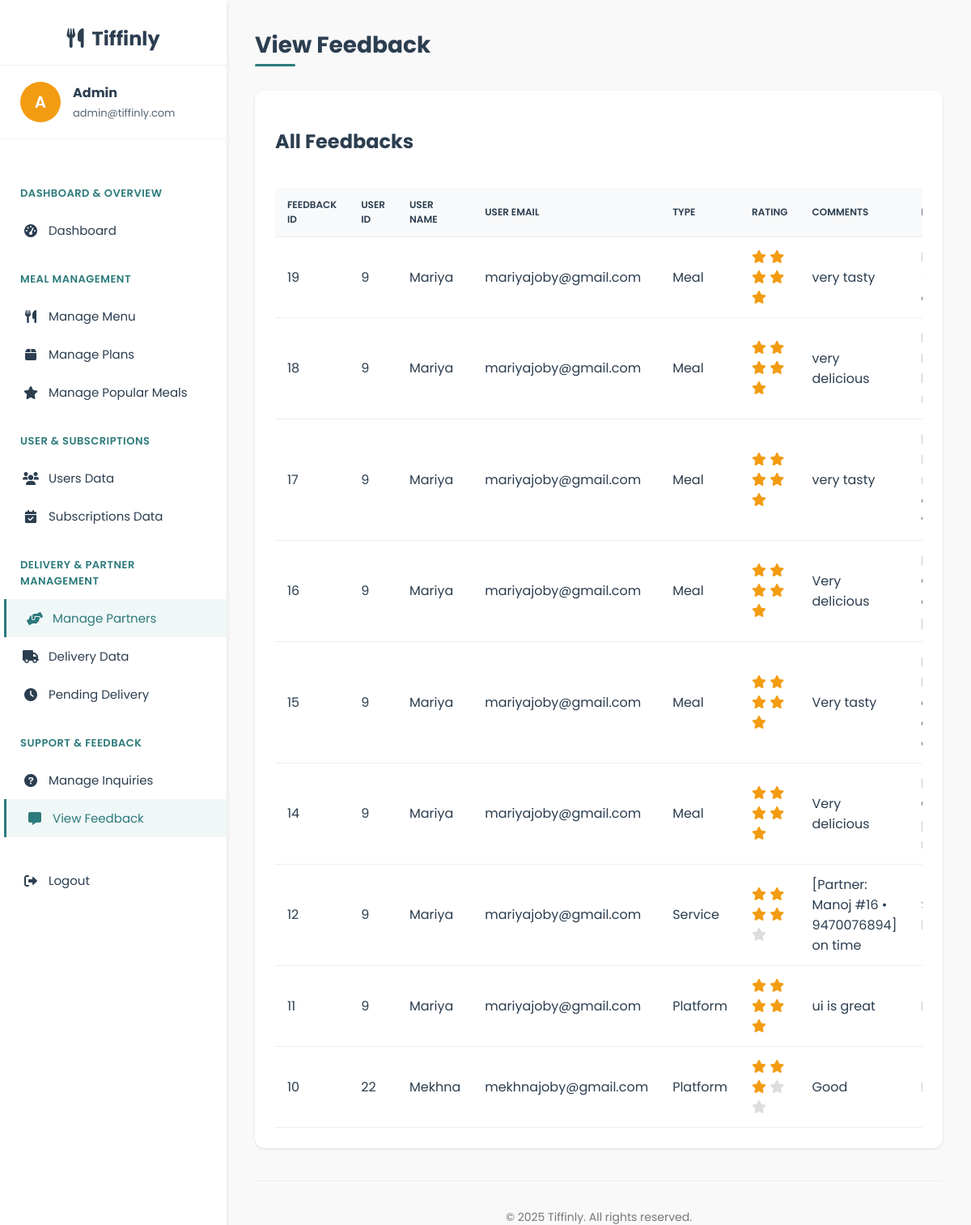
Screenshot of /admin/view_feedback.php (signed in) with the database file from the repository.
### tables this page shows
CREATE TABLE `feedback` (
  `feedback_id` int(11) NOT NULL,
  `user_id` int(11) NOT NULL,
  `feedback_type` enum('meal','service','platform') NOT NULL,
  `rating` tinyint(4) NOT NULL CHECK (`rating` between 1 and 5),
  `comments` text DEFAULT NULL,
  `meal_description` varchar(255) DEFAULT NULL COMMENT 'Optional field for meal feedback',
  `delivery_date` date DEFAULT NULL COMMENT 'Optional field for service feedback',
  `created_at` timestamp NOT NULL DEFAULT current_timestamp(),
  `updated_at` timestamp NOT NULL DEFAULT current_timestamp() ON UPDATE current_timestamp()
);

CREATE TABLE `users` (
  `user_id` int(11) NOT NULL,
  `name` varchar(100) NOT NULL,
  `email` varchar(100) NOT NULL,
  `password` varchar(255) NOT NULL,
  `phone` varchar(15) DEFAULT NULL,
  `role` enum('user','admin','delivery') DEFAULT 'user',
  `created_at` timestamp NOT NULL DEFAULT current_timestamp(),
  `security_question` varchar(255) NOT NULL,
  `security_answer` varchar(255) NOT NULL
);

### admin/view_feedback.php (the view, shortened to what this page needs)
<?php
$db = new mysqli('localhost', 'root', '', 'tiffinly');
$admin_name = $_SESSION['name'];
$admin_email = $_SESSION['email'];
$feedback_result = $db->query("SELECT f.feedback_id, u.user_id, u.name AS user_name, u.email AS user_email, f.rating, f.comments, f.feedback_type, f.meal_description, f.delivery_date, f.created_at FROM feedback f JOIN users u ON f.user_id = u.user_id ORDER BY f.created_at DESC");
?>
<!DOCTYPE html>
<html lang="en">
<head>
    <link rel="stylesheet" href="https://cdnjs.cloudflare.com/ajax/libs/font-awesome/6.0.0-beta3/css/all.min.css">
</head>
<body>
    <div class="dashboard-container">
        <div class="sidebar">
            <div class="sidebar-header">
                <i class="fas fa-utensils"></i>&nbsp; Tiffinly
            </div>
            <div class="admin-profile">
                <div class="admin-avatar">
                    <?php echo strtoupper(substr($admin_name, 0, 1)); ?>
                </div>
                <div class="admin-info">
                    <h4><?php echo htmlspecialchars($admin_name); ?></h4>
                    <p><?php echo htmlspecialchars($admin_email); ?></p>
                </div>
            </div>
            <div class="sidebar-menu">
                <div class="menu-category">Dashboard & Overview</div>
                <a href="admin_dashboard.php" class="menu-item">
                    <i class="fas fa-tachometer-alt"></i> Dashboard
                </a>
                <div class="menu-category">Meal Management</div>
                <a href="manage_menu.php" class="menu-item">
                    <i class="fas fa-utensils"></i> Manage Menu
                </a>
                <a href="manage_plans.php" class="menu-item">
                    <i class="fas fa-box"></i> Manage Plans
                </a>
                <a href="manage_popular_meals.php" class="menu-item">
                    <i class="fas fa-star"></i> Manage Popular Meals
                </a>
                <div class="menu-category">User & Subscriptions</div>
                <a href="manage_users.php" class="menu-item">
                    <i class="fas fa-users"></i> Users Data
                </a>
                <a href="manage_subscriptions.php" class="menu-item">
                    <i class="fas fa-calendar-check"></i>Subscriptions Data
                </a>
                <div class="menu-category">Delivery & Partner Management</div>
                <a href="manage_partners.php" class="menu-item active">
                    <i class="fas fa-hands-helping"></i> Manage Partners
                </a>
                <a href="manage_delivery.php" class="menu-item">
                    <i class="fas fa-truck"></i>  Delivery Data
                </a>
                <a href="pending_delivery.php" class="menu-item">
                    <i class="fas fa-clock"></i> Pending Delivery
                </a>
                <div class="menu-category">Support & Feedback</div>
                <a href="manage_inquiries.php" class="menu-item">
                    <i class="fas fa-question-circle"></i> Manage Inquiries
                </a>
                <a href="view_feedback.php" class="menu-item active">
                    <i class="fas fa-comment-alt"></i> View Feedback
                </a>
                <div style="margin-top: 30px;">
                    <a href="../logout.php" class="menu-item">
                        <i class="fas fa-sign-out-alt"></i> Logout
                    </a>
                </div>
            </div>
        </div>
        <div class="main-content">
            <div class="header">
                <h1>View Feedback</h1>
            </div>
            <div class="content-card">
                <h2>All Feedbacks</h2>
                <div class="table-container">
                    <table>
                        <thead>
                            <tr>
                                <th>Feedback ID</th>
                                <th>User ID</th>
                                <th>User Name</th>
                                <th>User Email</th>
                                <th>Type</th>
                                <th>Rating</th>
                                <th>Comments</th>
                                <th>Meal</th>
                            </tr>
                        </thead>
                        <tbody>
                            <?php while($row = $feedback_result->fetch_assoc()): ?>
                            <tr>
                                <td><?php echo htmlspecialchars($row['feedback_id']); ?></td>
                                <td><?php echo htmlspecialchars($row['user_id']); ?></td>
                                <td><?php echo htmlspecialchars($row['user_name']); ?></td>
                                <td><?php echo htmlspecialchars($row['user_email']); ?></td>
                                <td><?php echo htmlspecialchars(ucfirst($row['feedback_type'])); ?></td>
                                <td>
                                    <?php for($i = 1; $i <= 5; $i++): ?>
                                        <i class="fas fa-star" style="color: <?php echo $i <= $row['rating'] ? '#F39C12' : '#ddd'; ?>;"></i>
                                    <?php endfor; ?>
                                </td>
                                <td><?php echo htmlspecialchars(substr($row['comments'], 0, 100)) . (strlen($row['comments']) > 100 ? '...' : ''); ?></td>
                                <td>
                                </td>
                            </tr>
                            <?php endwhile; ?>
                        </tbody>
                    </table>
                </div>
            </div>
            <footer>
                <p>&copy; 2025 Tiffinly. All rights reserved.</p>
            </footer>
        </div>
    </div>
</body>
</html>

### admin/view_feedback.php (style rules this page uses)
:root { --primary-color: #2C7A7B; --secondary-color: #F39C12; --accent-color: #F1C40F; --dark-color: #2C3E50; --light-color: #F9F9F9; --success-color: #27AE60; --error-color: #E74C3C; --shadow-sm: 0 1px 3px rgba(0,0,0,0.12); --shadow-md: 0 4px 6px rgba(0,0,0,0.1); --shadow-lg: 0 10px 25px rgba(0,0,0,0.1); --transition-fast: all 0.2s ease; --transition-medium: all 0.3s ease; --transition-slow: all 0.5s ease; }
body { font-family: 'Poppins', sans-serif; margin: 0; padding: 0; background-color: var(--light-color); color: var(--dark-color); overflow-x: hidden; }
.dashboard-container { display: grid; grid-template-columns: 280px 1fr; min-height: 100vh; height: 100vh; overflow: hidden; }
.sidebar { background-color: white; box-shadow: var(--shadow-md); padding: 30px 0; z-index: 10; animation: slideInLeft 0.6s ease-out; height: 100vh; overflow-y: auto; position: sticky; top: 0; }
.sidebar-header { font-family: 'Poppins', sans-serif; font-weight: 700; font-size: 24px; padding: 0 25px 15px; border-bottom: 1px solid #f0f0f0; text-align: center; color: #2C3E50; animation: fadeIn 0.8s ease-out; }
.admin-profile { display: flex; align-items: center; padding: 20px 25px; border-bottom: 1px solid #f0f0f0; margin-bottom: 15px; }
.admin-avatar { width: 50px; height: 50px; border-radius: 50%; background-color: #F39C12; display: flex; align-items: center; justify-content: center; margin-right: 15px; font-size: 20px; font-weight: 600; color: white; }
.admin-info h4 { margin: 0; font-size: 16px; }
.admin-info p { margin: 3px 0 0; font-size: 13px; opacity: 0.8; }
.sidebar-menu { padding: 15px 0; }
.menu-category { color: var(--primary-color); font-size: 13px; font-weight: 600; text-transform: uppercase; letter-spacing: 0.5px; padding: 12px 25px; margin-top: 15px; animation: fadeIn 0.6s ease-out; }
.menu-item { padding: 12px 25px; display: flex; align-items: center; color: var(--dark-color); text-decoration: none; transition: var(--transition-medium); font-size: 15px; border-left: 3px solid transparent; position: relative; overflow: hidden; }
.menu-item:before { content: ''; position: absolute; top: 0; left: -100%; width: 100%; height: 100%; background: linear-gradient(90deg, transparent, rgba(44, 122, 123, 0.1), transparent); transition: var(--transition-medium); }
.menu-item:hover, .menu-item.active { background-color: #F0F7F7; color: var(--primary-color); border-left: 3px solid var(--primary-color); transform: translateX(5px); }
.menu-item i { margin-right: 12px; font-size: 16px; width: 20px; text-align: center; transition: var(--transition-fast); }
.main-content { padding: 35px; background-color: var(--light-color); animation: fadeIn 0.8s ease-out; height: 100vh; overflow-y: auto; }
.header { display: flex; justify-content: space-between; align-items: center; margin-bottom: 35px; animation: slideInRight 0.6s ease-out; }
.header h1 { font-size: 28px; margin: 0; position: relative; display: inline-block; }
.header h1:after { content: ''; position: absolute; bottom: -5px; left: 0; width: 50px; height: 3px; background-color: var(--primary-color); border-radius: 3px; transition: var(--transition-medium); }
.content-card { background-color: white; border-radius: 12px; padding: 25px; box-shadow: var(--shadow-sm); transition: var(--transition-medium); transform: translateY(0); margin-bottom: 25px; }
.table-container { overflow-x: auto; }
table { width: 100%; border-collapse: collapse; margin-top: 20px; }
th, td { padding: 12px 15px; text-align: left; border-bottom: 1px solid #eee; }
th { background-color: #f8f9fa; font-weight: 600; text-transform: uppercase; font-size: 12px; }
footer { text-align: center; padding: 20px; margin-top: 40px; color: #777; font-size: 14px; border-top: 1px solid #eee; }

### rows the page displays
feedback: feedback_id "19", user.user_id "9", user.name "Mariya", user.email "mariyajoby@gmail.com", feedback_type "Meal", rating 5 (drawn), comments "very tasty"
feedback: feedback_id "18", user.user_id "9", user.name "Mariya", user.email "mariyajoby@gmail.com", feedback_type "Meal", rating 5 (drawn), comments "very delicious"
feedback: feedback_id "17", user.user_id "9", user.name "Mariya", user.email "mariyajoby@gmail.com", feedback_type "Meal", rating 5 (drawn), comments "very tasty"
feedback: feedback_id "16", user.user_id "9", user.name "Mariya", user.email "mariyajoby@gmail.com", feedback_type "Meal", rating 5 (drawn), comments "Very delicious"
feedback: feedback_id "15", user.user_id "9", user.name "Mariya", user.email "mariyajoby@gmail.com", feedback_type "Meal", rating 5 (drawn), comments "Very tasty"
feedback: feedback_id "14", user.user_id "9", user.name "Mariya", user.email "mariyajoby@gmail.com", feedback_type "Meal", rating 5 (drawn), comments "Very delicious"
feedback: feedback_id "12", user.user_id "9", user.name "Mariya", user.email "mariyajoby@gmail.com", feedback_type "Service", rating 4 (drawn), comments "[Partner: Manoj #16 • 9470076894] on time"
feedback: feedback_id "11", user.user_id "9", user.name "Mariya", user.email "mariyajoby@gmail.com", feedback_type "Platform", rating 5 (drawn), comments "ui is great"
feedback: feedback_id "10", user.user_id "22", user.name "Mekhna", user.email "mekhnajoby@gmail.com", feedback_type "Platform", rating 3 (drawn), comments "Good"

### other values shown
substr($admin_name, 0, 1) "A"
$admin_name "Admin"
$admin_email "admin@tiffinly.com"
